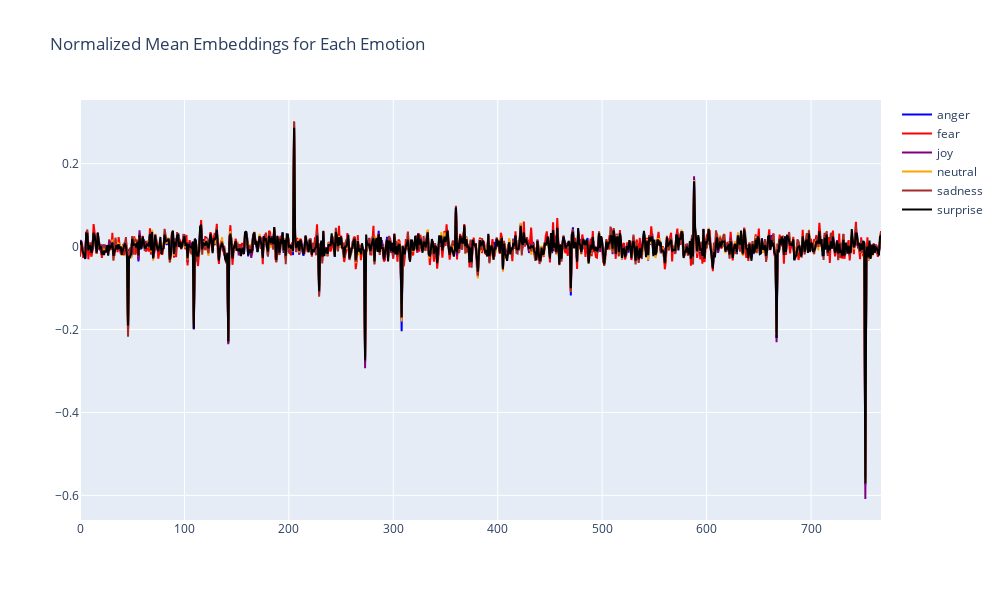

The code cell stored with this chart in its notebook:
### Markdown cell above
### For BERT Embedding

### Code cell
# Create a figure
fig = go.Figure()

colors = ['blue', 'green', 'red', 'purple', 'orange', 'brown', 'black']

# Add a trace for each emotion
for i, emotion in enumerate(emotion_classes):
    if mean_embeddings[emotion] is not None: 
        fig.add_trace(
            go.Scatter(
                x=list(range(768)),
                y=mean_embeddings[emotion],
                mode='lines',
                name=emotion,
                line=dict(color=colors[i])
            )
        )

# Update layout to make it interactive
fig.update_layout(
    height=600, 
    width=1000, 
    title_text="Normalized Mean Embeddings for Each Emotion",
    hovermode='x unified'
)

# Show the figure
fig.show()

### Figure 1 — Plotly figure (JSON) as saved in the notebook; plotly's stock layout.template omitted (floating-point values rounded to 4 significant figures; data arrays with more than 128 entries replaced by an {"elided": "..."} marker saying what was removed)
{"data": [{"line": {"color": "blue"}, "mode": "lines", "name": "anger", "type": "scatter", "x": {"elided": "768 int values"}, "y": {"elided": "768 float values"}}, {"line": {"color": "red"}, "mode": "lines", "name": "fear", "type": "scatter", "x": {"elided": "768 int values"}, "y": {"elided": "768 float values"}}, {"line": {"color": "purple"}, "mode": "lines", "name": "joy", "type": "scatter", "x": {"elided": "768 int values"}, "y": {"elided": "768 float values"}}, {"line": {"color": "orange"}, "mode": "lines", "name": "neutral", "type": "scatter", "x": {"elided": "768 int values"}, "y": {"elided": "768 float values"}}, {"line": {"color": "brown"}, "mode": "lines", "name": "sadness", "type": "scatter", "x": {"elided": "768 int values"}, "y": {"elided": "768 float values"}}, {"line": {"color": "black"}, "mode": "lines", "name": "surprise", "type": "scatter", "x": {"elided": "768 int values"}, "y": {"elided": "768 float values"}}], "layout": {"height": 600, "hovermode": "x unified", "title": {"text": "Normalized Mean Embeddings for Each Emotion"}, "width": 1000}}
